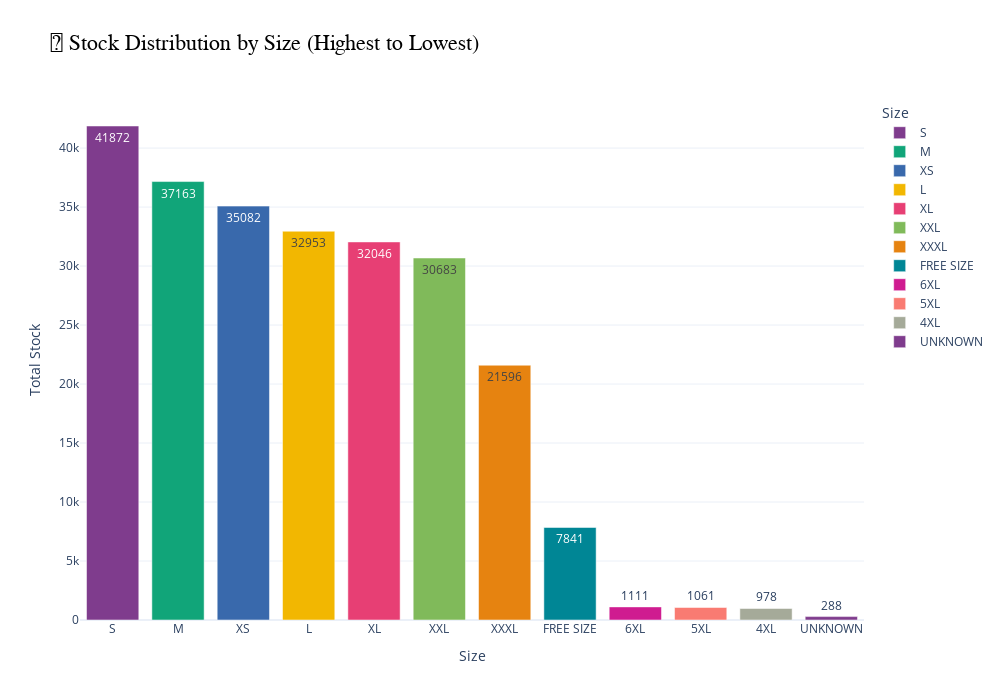

Notebook code cell kept with this figure:
### Code cell
import plotly.express as px
import pandas as pd

# Step 1: Aggregate stock by size
stock_by_size = df.groupby('Size')['Stock'].sum().reset_index()

# Step 2: Sort by stock descending
stock_by_size = stock_by_size.sort_values(by='Stock', ascending=False)

# Step 3: Create the bar chart
fig4 = px.bar(
    stock_by_size,
    x='Size',
    y='Stock',
    color='Size',
    title='📏 Stock Distribution by Size (Highest to Lowest)',
    color_discrete_sequence=px.colors.qualitative.Bold,
    text='Stock',  # display values on bars
    hover_data={'Stock': True, 'Size': True}  # customize hover info
)

# Step 4: Customize layout
fig4.update_layout(
    width=1000,
    height=700,
    template='plotly_white',
    title_font=dict(size=22, family='Arial', color='black'),
    xaxis_title="Size",
    yaxis_title="Total Stock",
    uniformtext_minsize=12,
    uniformtext_mode='hide'
)

# Step 5: Show figure
fig4.show()

### Figure 1 — Plotly figure (JSON) as saved in the notebook; plotly's stock layout.template omitted (floating-point values rounded to 4 significant figures)
{"data": [{"hovertemplate": "Size=%{x}<br>Stock=%{text}<extra></extra>", "legendgroup": "S", "marker": {"color": "rgb(127, 60, 141)", "pattern": {"shape": ""}}, "name": "S", "orientation": "v", "showlegend": true, "text": [41870.0], "textposition": "auto", "type": "bar", "x": ["S"], "xaxis": "x", "y": [41870.0], "yaxis": "y"}, {"hovertemplate": "Size=%{x}<br>Stock=%{text}<extra></extra>", "legendgroup": "M", "marker": {"color": "rgb(17, 165, 121)", "pattern": {"shape": ""}}, "name": "M", "orientation": "v", "showlegend": true, "text": [37160.0], "textposition": "auto", "type": "bar", "x": ["M"], "xaxis": "x", "y": [37160.0], "yaxis": "y"}, {"hovertemplate": "Size=%{x}<br>Stock=%{text}<extra></extra>", "legendgroup": "XS", "marker": {"color": "rgb(57, 105, 172)", "pattern": {"shape": ""}}, "name": "XS", "orientation": "v", "showlegend": true, "text": [35080.0], "textposition": "auto", "type": "bar", "x": ["XS"], "xaxis": "x", "y": [35080.0], "yaxis": "y"}, {"hovertemplate": "Size=%{x}<br>Stock=%{text}<extra></extra>", "legendgroup": "L", "marker": {"color": "rgb(242, 183, 1)", "pattern": {"shape": ""}}, "name": "L", "orientation": "v", "showlegend": true, "text": [32950.0], "textposition": "auto", "type": "bar", "x": ["L"], "xaxis": "x", "y": [32950.0], "yaxis": "y"}, {"hovertemplate": "Size=%{x}<br>Stock=%{text}<extra></extra>", "legendgroup": "XL", "marker": {"color": "rgb(231, 63, 116)", "pattern": {"shape": ""}}, "name": "XL", "orientation": "v", "showlegend": true, "text": [32050.0], "textposition": "auto", "type": "bar", "x": ["XL"], "xaxis": "x", "y": [32050.0], "yaxis": "y"}, {"hovertemplate": "Size=%{x}<br>Stock=%{text}<extra></extra>", "legendgroup": "XXL", "marker": {"color": "rgb(128, 186, 90)", "pattern": {"shape": ""}}, "name": "XXL", "orientation": "v", "showlegend": true, "text": [30680.0], "textposition": "auto", "type": "bar", "x": ["XXL"], "xaxis": "x", "y": [30680.0], "yaxis": "y"}, {"hovertemplate": "Size=%{x}<br>Stock=%{text}<extra></extra>", "legendgroup": "XXXL", "marker": {"color": "rgb(230, 131, 16)", "pattern": {"shape": ""}}, "name": "XXXL", "orientation": "v", "showlegend": true, "text": [21600.0], "textposition": "auto", "type": "bar", "x": ["XXXL"], "xaxis": "x", "y": [21600.0], "yaxis": "y"}, {"hovertemplate": "Size=%{x}<br>Stock=%{text}<extra></extra>", "legendgroup": "FREE SIZE", "marker": {"color": "rgb(0, 134, 149)", "pattern": {"shape": ""}}, "name": "FREE SIZE", "orientation": "v", "showlegend": true, "text": [7841.0], "textposition": "auto", "type": "bar", "x": ["FREE SIZE"], "xaxis": "x", "y": [7841.0], "yaxis": "y"}, {"hovertemplate": "Size=%{x}<br>Stock=%{text}<extra></extra>", "legendgroup": "6XL", "marker": {"color": "rgb(207, 28, 144)", "pattern": {"shape": ""}}, "name": "6XL", "orientation": "v", "showlegend": true, "text": [1111.0], "textposition": "auto", "type": "bar", "x": ["6XL"], "xaxis": "x", "y": [1111.0], "yaxis": "y"}, {"hovertemplate": "Size=%{x}<br>Stock=%{text}<extra></extra>", "legendgroup": "5XL", "marker": {"color": "rgb(249, 123, 114)", "pattern": {"shape": ""}}, "name": "5XL", "orientation": "v", "showlegend": true, "text": [1061.0], "textposition": "auto", "type": "bar", "x": ["5XL"], "xaxis": "x", "y": [1061.0], "yaxis": "y"}, {"hovertemplate": "Size=%{x}<br>Stock=%{text}<extra></extra>", "legendgroup": "4XL", "marker": {"color": "rgb(165, 170, 153)", "pattern": {"shape": ""}}, "name": "4XL", "orientation": "v", "showlegend": true, "text": [978.0], "textposition": "auto", "type": "bar", "x": ["4XL"], "xaxis": "x", "y": [978.0], "yaxis": "y"}, {"hovertemplate": "Size=%{x}<br>Stock=%{text}<extra></extra>", "legendgroup": "UNKNOWN", "marker": {"color": "rgb(127, 60, 141)", "pattern": {"shape": ""}}, "name": "UNKNOWN", "orientation": "v", "showlegend": true, "text": [288.0], "textposition": "auto", "type": "bar", "x": ["UNKNOWN"], "xaxis": "x", "y": [288.0], "yaxis": "y"}], "layout": {"barmode": "relative", "height": 700, "legend": {"title": {"text": "Size"}, "tracegroupgap": 0}, "title": {"font": {"color": "black", "family": "Arial", "size": 22}, "text": "📏 Stock Distribution by Size (Highest to Lowest)"}, "uniformtext": {"minsize": 12, "mode": "hide"}, "width": 1000, "xaxis": {"anchor": "y", "categoryarray": ["S", "M", "XS", "L", "XL", "XXL", "XXXL", "FREE SIZE", "6XL", "5XL", "4XL", "UNKNOWN"], "categoryorder": "array", "domain": [0, 1], "title": {"text": "Size"}}, "yaxis": {"anchor": "x", "domain": [0, 1], "title": {"text": "Total Stock"}}}}
